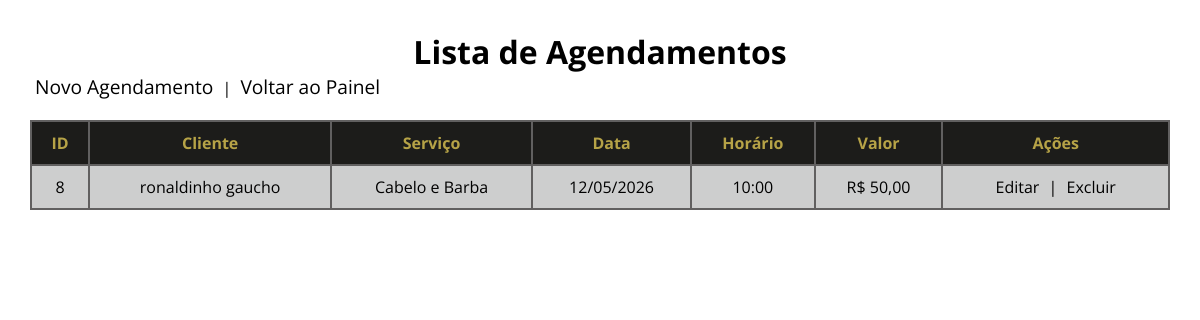
/agendamento/listar.php (signed in), run on the app's committed database.
### tables this page shows
CREATE TABLE `agendamentos` (
  `id` int(11) NOT NULL,
  `cliente` varchar(100) NOT NULL,
  `servico` varchar(50) NOT NULL,
  `data_agendada` date NOT NULL,
  `horario` time NOT NULL,
  `valor` decimal(10,2) NOT NULL,
  `id_usuario` int(11) NOT NULL
);

### agendamento/listar.php (the view, shortened to what this page needs)
<?php
include("../conexao.php");
$id_usuario = $_SESSION['id_usuario'];
$sql = "SELECT * FROM agendamentos
        WHERE id_usuario = ?
        ORDER BY data_agendada, horario";
$stmt = $conexao->prepare($sql);
$stmt->bind_param("i", $id_usuario);
$stmt->execute();
$resultado = $stmt->get_result();
?>
<!DOCTYPE html>
<html lang="pt-br">
<head>
    <link rel="stylesheet" href="../src/style-listar.css">
</head>
<body>
    <h1>Lista de Agendamentos</h1>
    <p>
        <a class="link" href="cadastrar.php">Novo Agendamento</a> |
        <a class="link" href="../dashboard.php">Voltar ao Painel</a>
    </p>
    <table>
        <tr>
            <th>ID</th>
            <th>Cliente</th>
            <th>Serviço</th>
            <th>Data</th>
            <th>Horário</th>
            <th>Valor</th>
            <th>Ações</th>
        </tr>
        <?php while ($agendamento = $resultado->fetch_assoc()): ?>
        <tr>
            <td><?php echo $agendamento['id']; ?></td>
            <td><?php echo $agendamento['cliente']; ?></td>
            <td><?php echo $agendamento['servico']; ?></td>
            <td><?php echo date('d/m/Y', strtotime($agendamento['data_agendada'])); ?></td>
            <td><?php echo substr($agendamento['horario'], 0, 5); ?></td>
            <td>R$ <?php echo number_format($agendamento['valor'], 2, ',', '.'); ?></td>
            <td>
                <a href="editar.php?id=<?php echo $agendamento['id']; ?>">Editar</a>
                |
                <a href="excluir.php?id=<?php echo $agendamento['id']; ?>"
                   onclick="return confirm('Deseja realmente excluir?')">
                    Excluir
                </a>
            </td>
        </tr>
        <?php endwhile; ?>
    </table>
</body>
</html>

### src/style-listar.css (style rules this page uses)
* { padding: 0; margin: 0; box-sizing: border-box; font-family: "Open Sans", sans-serif; }
:root { --cor-fonte: #B6A347; --cor-fundo: #1C1C1A; --cor-fundo-2: #cdcece; --cor-fundo-botao: #9b9b9b; }
body { margin: 30px; }
table { background-color: var(--cor-fundo-2); width: 100%; border-collapse: collapse; margin-top: 20px; }
h1 { text-align: center; }
th, td { border: 2px solid rgb(97, 96, 96); padding: 10px; text-align: center; }
th { background: var(--cor-fundo); color: #B6A347; }
a { text-decoration: none; margin: 0 5px; color: black; }
a.link { font-size: 1.2rem; }

### data on the page
agendamentos: id "8", cliente "ronaldinho gaucho", servico "Cabelo e Barba", data_agendada "12/05/2026", horario "10:00", valor "50,00"
